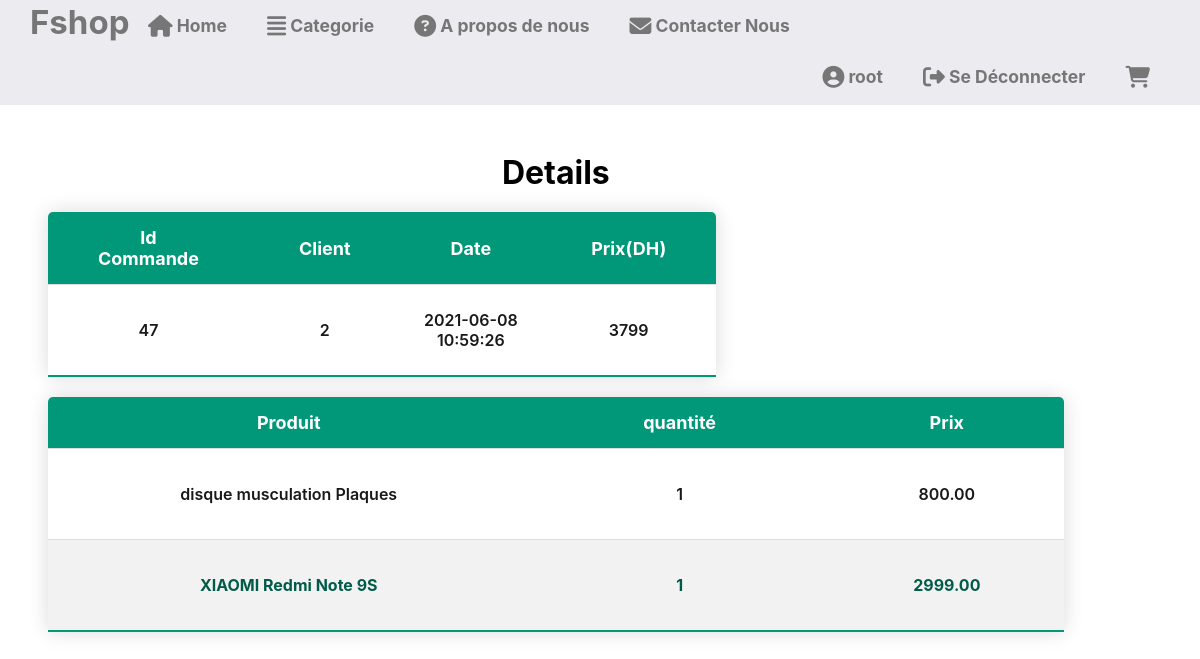
Screenshot of /dcom.php?id=47 (signed in) with the database file from the repository.
### tables this page shows
CREATE TABLE IF NOT EXISTS `commande` (
  `id_comd` int(11) NOT NULL AUTO_INCREMENT,
  `id_client` int(11) DEFAULT NULL,
  `date_cmd` timestamp NULL DEFAULT CURRENT_TIMESTAMP,
  `prixTotal` float DEFAULT NULL,
  PRIMARY KEY (`id_comd`)
);

CREATE TABLE IF NOT EXISTS `produit` (
  `id_P` int(11) NOT NULL AUTO_INCREMENT,
  `title` varchar(100) DEFAULT NULL,
  `description` varchar(1000) DEFAULT NULL,
  `marque` varchar(15) DEFAULT NULL,
  `genre` varchar(1) DEFAULT NULL,
  `couleur` varchar(15) DEFAULT NULL,
  `prixAchat` decimal(10,2) DEFAULT NULL,
  `qte_stock` int(11) DEFAULT NULL,
  `image` blob,
  `comp` int(11) NOT NULL DEFAULT '0',
  `Qv` int(11) NOT NULL DEFAULT '0',
  PRIMARY KEY (`id_P`)
);

CREATE TABLE IF NOT EXISTS `contenir` (
  `id_comd` int(11) DEFAULT NULL,
  `id_P` int(11) DEFAULT NULL,
  `quantite` int(11) NOT NULL
);

### db.php (called while the page is built, shortened)
<?php
  Class DB{
    private $serveur="localhost";
    private $login="root";
    private $password="";
    private $db="e-commerce";
    public $connexion='';
    public function __construct($serveur=null,$login=null,$password=null,$db=null){
         if($serveur != null){
             $this->serveur=$serveur;
             $this->login=$login;
             $this->password=$password;
             $this->db=$db;
         }
       try{
         $this->connexion = new PDO("mysql:host=$this->serveur;dbname=$this->db",$this->login,$this->password);
         $this->connexion -> setAttribute(PDO::ATTR_ERRMODE, PDO::ERRMODE_EXCEPTION);
        }
        catch(PDOException $e){
            echo $e->getMessage();
        }
    }
    public function query($sql){
        $req=$this->connexion->prepare($sql);
        $req->execute();
        return $req->fetchAll(PDO::FETCH_ASSOC);
     }
  }
?>

### _header.php (called while the page is built, shortened)
<?php
 require 'db.php';
 $DB=new DB("localhost","root","","e-commerce");
?>

### dcom.php (the view, shortened to what this page needs)
<?php
     require '_header.php';
     $id=$_GET['id'];
     $idc=$DB->query("SELECT id_comd from commande where id_comd=$id");
?>
<!DOCTYPE html>
<html lang="en">
<head>
</head>
<body>
<?php require('header.php');?>
<div class="fdemande">
  <div class="demande">
    <?php
         if(count($idc)>0){
            $idcomd=$_GET['id'];
            $res1=$DB->query("SELECT * from commande where id_comd=$idcomd");
             $res2=$DB->query("SELECT P.title,C.quantite,P.prixAchat*C.quantite
             from Produit P,contenir C,commande M
              where C.id_P=P.id_P and C.id_comd=M.id_comd and M.id_comd=$idcomd ;");
    ?>
        <h1>Details </h1>
    <table class="t1">
       <tr class="firstcolor"> <th>Id Commande</th> <th>Client</th><th>Date  </th>  <th>Prix(DH)</th> </tr>
          <tr>
            <?php
               foreach($res1 as $tab){
                   foreach($tab as $val){
                ?>
               <td><?php echo $val ;?> </td>
             <?php
                   }
               }
               ?>
            </tr>
   </table>
   <br>
   <table class="t2">
       <tr class="firstcolor"> <th>Produit</th> <th> quantité </th> <th>Prix</th>
         <?php
            foreach($res2 as $tab){
               echo "<tr>";
                foreach($tab as $val){
          ?>
             <td> <?php echo $val; ?></td>
             <?php
                }
                echo "</tr>";
             }
             ?>
            </tr>
   </table>
 </div>
</div>
<?php
            }
            else {
                echo "SVP CHOISISSEZ UNE COMMANDE";
            }
            ?>
</body>
</html>

### style.css (style rules this page uses)
body { margin: 0; padding: 0; font-family: -apple-system, BlinkMacSystemFont, 'Segoe UI', Roboto, Oxygen, Ubuntu, Cantarell, 'Open Sans', 'Helvetica Neue', sans-serif; font-size: 16px; background-color:; color: #000000; }
* { margin: 0; padding: 0; }
* { padding:0; margin:0; }
.fdemande { padding:4%; }
.demande { width:92%; }
table { border-collapse:collapse; border-radius:5px 5px 0px 0px; overflow:hidden; box-shadow:0 0 20px rgba(0, 0, 0, 0.15); }
th { padding:15px 50px; text-align:left; }
tr:nth-of-type(odd) { background-color:#f2f2f2; font-weight:Bold; color: #005B48; font-size:16px; }
tr:nth-of-type(even) { font-weight:600; color: #191919; font-size:16px; }
tr.firstcolor { background-color: #009879; color:#FFF; font-size:18px; }
tr { border-bottom:1px solid #dddddd; }
tr:last-of-type { border-bottom:2px solid #009879; }
td { padding:0px 10px; text-align:left; height: 180px; }
td:first-child { padding:10px 30px; }
table { width:100%; }
.fdemande .demande h1 { text-align:center; margin-bottom: 20px; }

### dcom.php (style rules this page uses)
.fdemande .demande h1 { text-align:center; margin-bottom: 20px; }
.fdemande .demande table tr td { height:50px; }
.fdemande .demande table tr td { height:70px; }
.fdemande .demande .t1 { width:40%; }
.fdemande .demande table tr td,.fdemande .demande table tr th { text-align:center; }

### rows the page displays
commande: id_comd "47", id_client "2", date_cmd "2021-06-08 10:59:26", prixTotal "3799"
produit: title "disque musculation Plaques", contenir.quantite "1", val "800.00"
produit: title "XIAOMI Redmi Note 9S", contenir.quantite "1", val "2999.00"

### other values shown
$pr "root"
